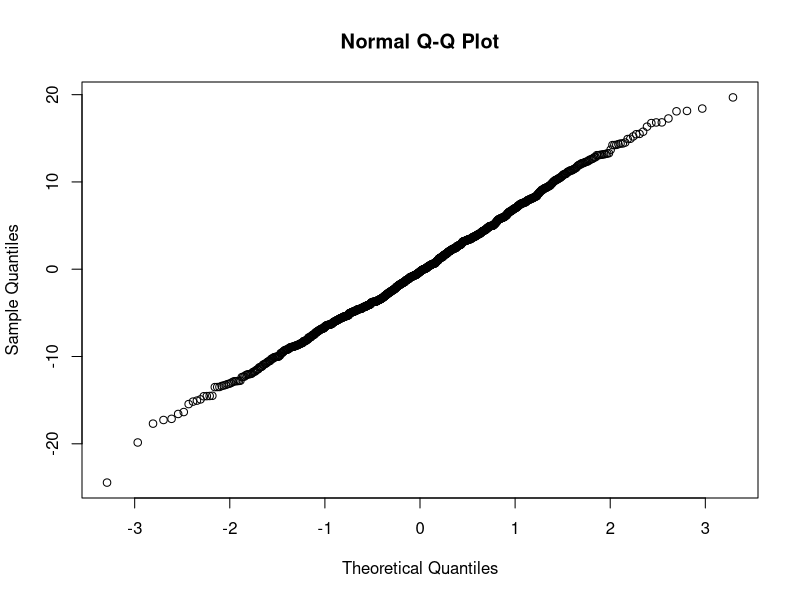
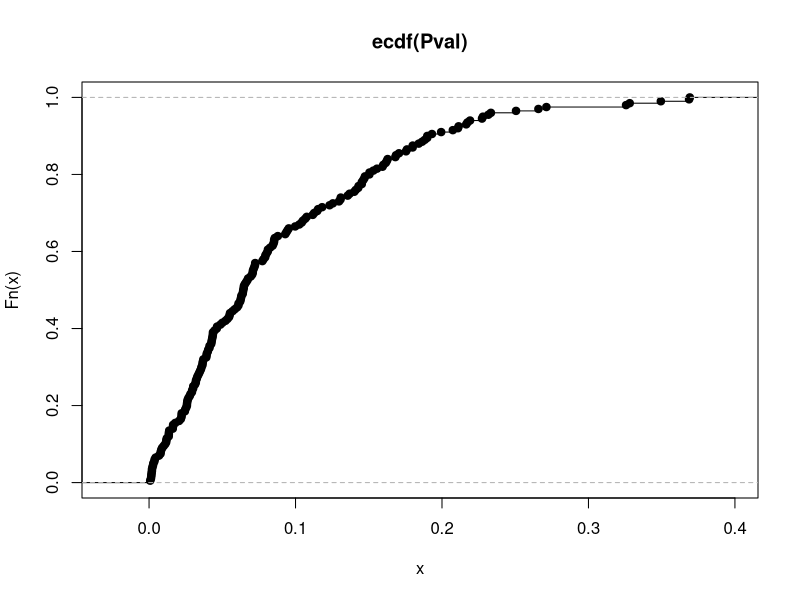

Here is the R script that generated these plots, in order:
## ---- chunk 1
X = matrix(rnorm(50000), 50, 1000)
X = scale(X)
Y = rnorm(50)
Z = (t(X) %*% (Y - mean(Y))) / sd(Y)
print(summary(lm(Y ~ X[,1])))
qqnorm(Z)
## ---- chunk 2
largest_T = order(abs(Z))[1000]
print(summary(lm(Y ~ X[,largest_T])))
## ---- chunk 3
largest_T_sim = function(printit=FALSE) {
    X = matrix(rnorm(500), 50, 10)
    X = scale(X)
    Y = rnorm(50)
    Z = (t(X) %*% (Y - mean(Y))) / sd(Y)
    largest_T = order(abs(Z))[10]
    if (printit) {
        print(summary(lm(Y ~ X[,largest_T])))
    }
    return(summary(lm(Y ~ X[,largest_T]))$coef[2,4])
}
largest_T_sim(printit=TRUE)
## ---- chunk 4
Pval = c()
for (i in 1:200) {
    Pval = c(Pval, largest_T_sim())
}
plot(ecdf(Pval))
## ---- chunk 5
ecdf(Pval)(0.05)
## ---- chunk 6

